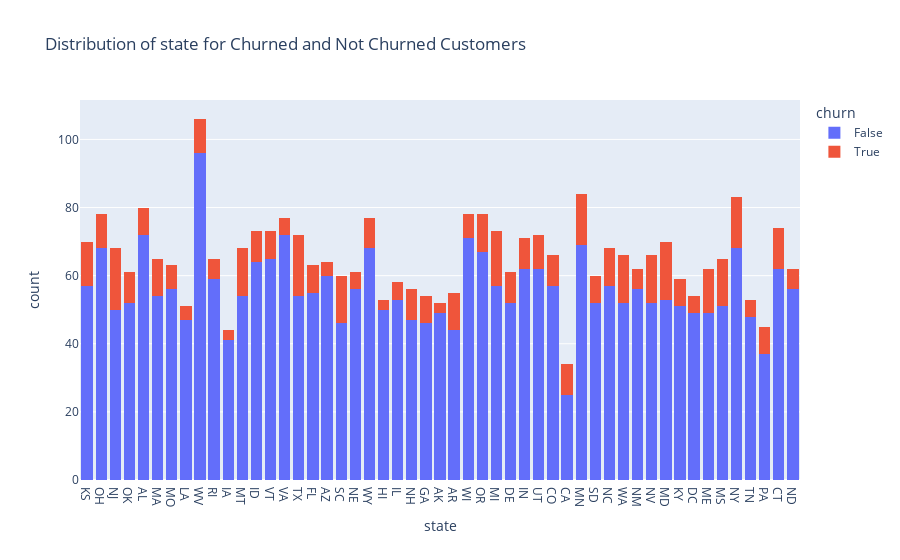

Notebook code cell kept with this figure:
### Code cell
import plotly.express as px
import ipywidgets as widgets
from ipywidgets import interact

# Define the features (columns) you want to plot
features = [
    'state','account length', 'area code', 'international plan', 
    'voice mail plan', 'number vmail messages', 'total day minutes', 
    'total day calls', 'total day charge', 'total eve minutes', 
    'total eve calls', 'total eve charge', 'total night minutes', 
    'total night calls', 'total night charge', 'total intl minutes', 
    'total intl calls', 'total intl charge', 'customer service calls'
]

# Define the plotting function
def plot_feature_distribution(feature):
    # Plotting churn distribution based on the feature
    fig = px.histogram(df, x=feature, color='churn', barmode='stack', 
                       category_orders={"churn": [False, True]},
                       title=f'Distribution of {feature} for Churned and Not Churned Customers',
                       labels={feature: feature})
    fig.show()

# Create the interactive slider widget
feature_slider = widgets.Dropdown(
    options=features,
    description='Feature:',
    value=features[0]
)

# Link the slider to the plotting function
interact(plot_feature_distribution, feature=feature_slider)

### Figure 1 — Plotly figure (JSON) as saved in the notebook; plotly's stock layout.template omitted (floating-point values rounded to 4 significant figures; data arrays with more than 128 entries replaced by an {"elided": "..."} marker saying what was removed)
{"data": [{"alignmentgroup": "True", "bingroup": "x", "hovertemplate": "churn=False<br>state=%{x}<br>count=%{y}<extra></extra>", "legendgroup": "False", "marker": {"color": "#636efa", "pattern": {"shape": ""}}, "name": "False", "offsetgroup": "False", "orientation": "v", "showlegend": true, "type": "histogram", "x": {"elided": "2850 str values"}, "xaxis": "x", "yaxis": "y"}, {"alignmentgroup": "True", "bingroup": "x", "hovertemplate": "churn=True<br>state=%{x}<br>count=%{y}<extra></extra>", "legendgroup": "True", "marker": {"color": "#EF553B", "pattern": {"shape": ""}}, "name": "True", "offsetgroup": "True", "orientation": "v", "showlegend": true, "type": "histogram", "x": {"elided": "483 str values"}, "xaxis": "x", "yaxis": "y"}], "layout": {"barmode": "stack", "legend": {"title": {"text": "churn"}, "tracegroupgap": 0}, "title": {"text": "Distribution of state for Churned and Not Churned Customers"}, "xaxis": {"anchor": "y", "domain": [0, 1], "title": {"text": "state"}}, "yaxis": {"anchor": "x", "domain": [0, 1], "title": {"text": "count"}}}}
